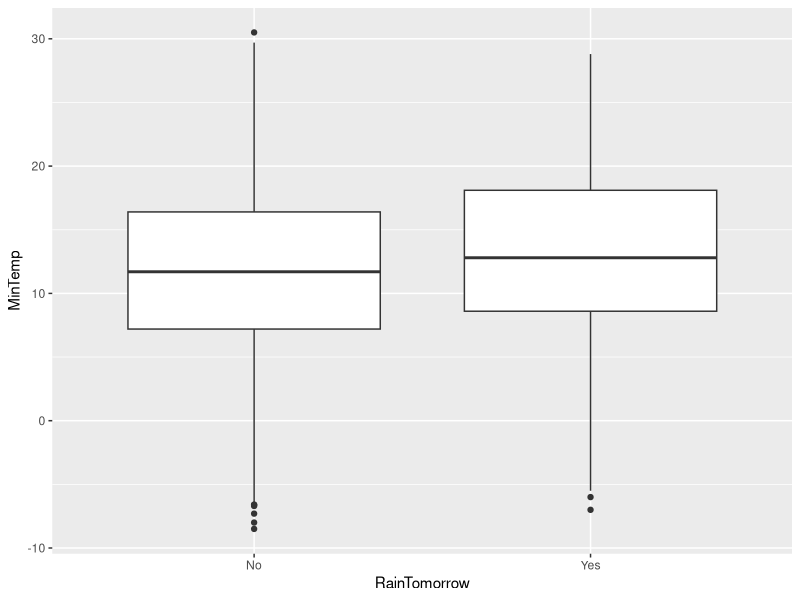
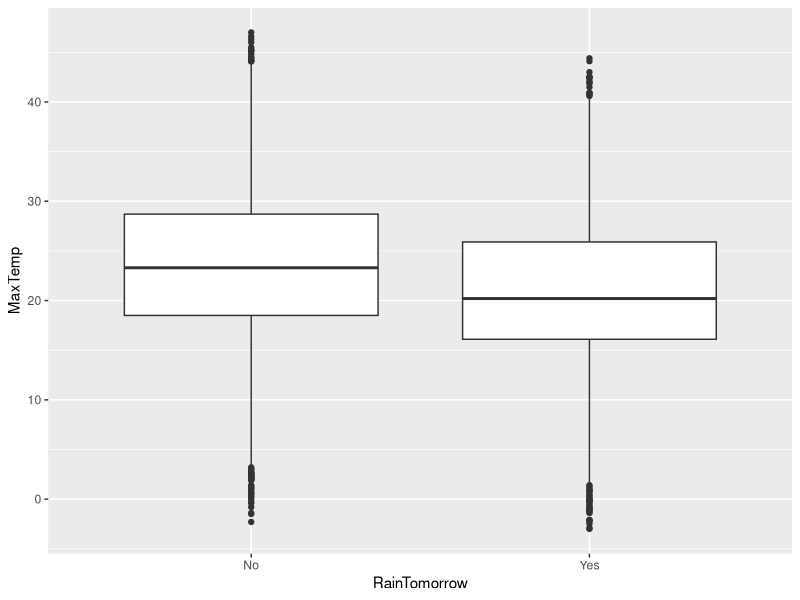
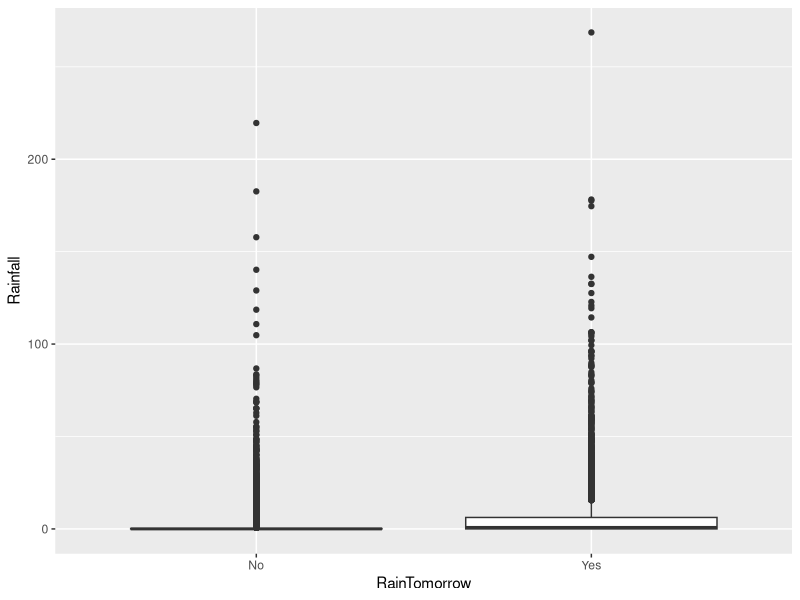
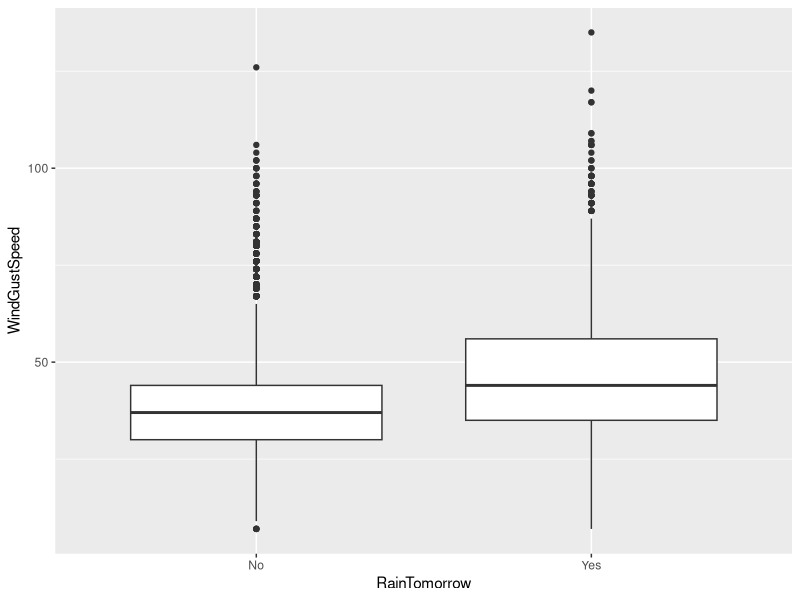
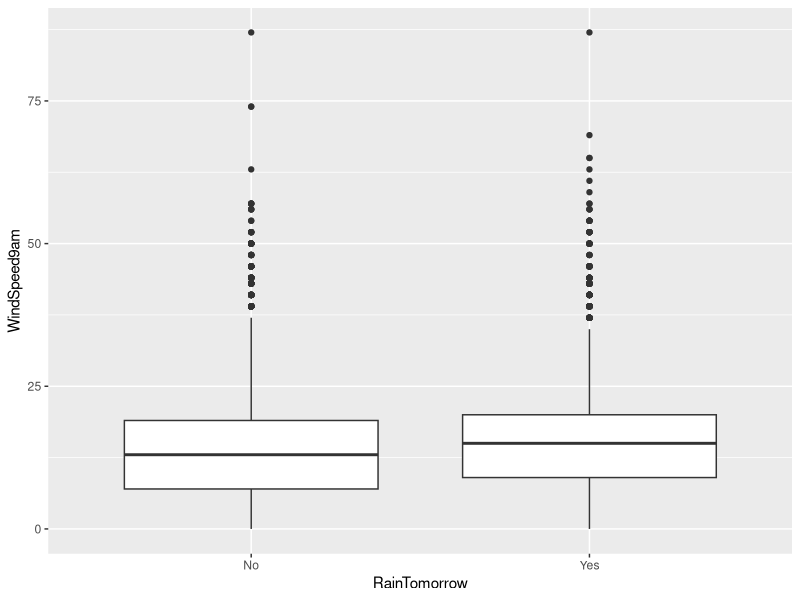
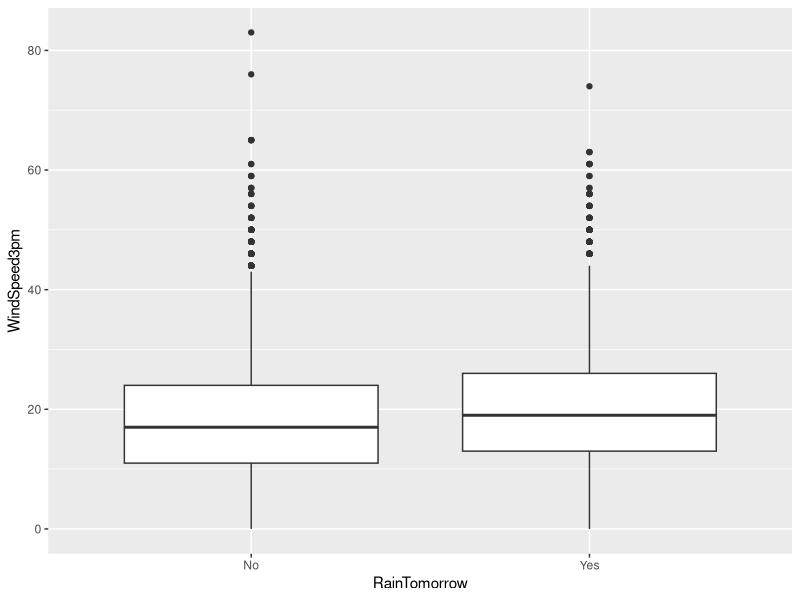
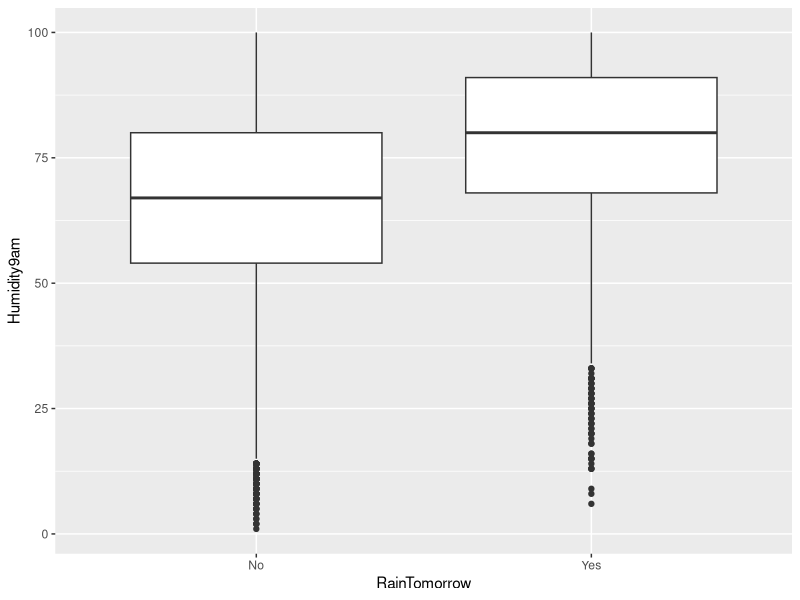
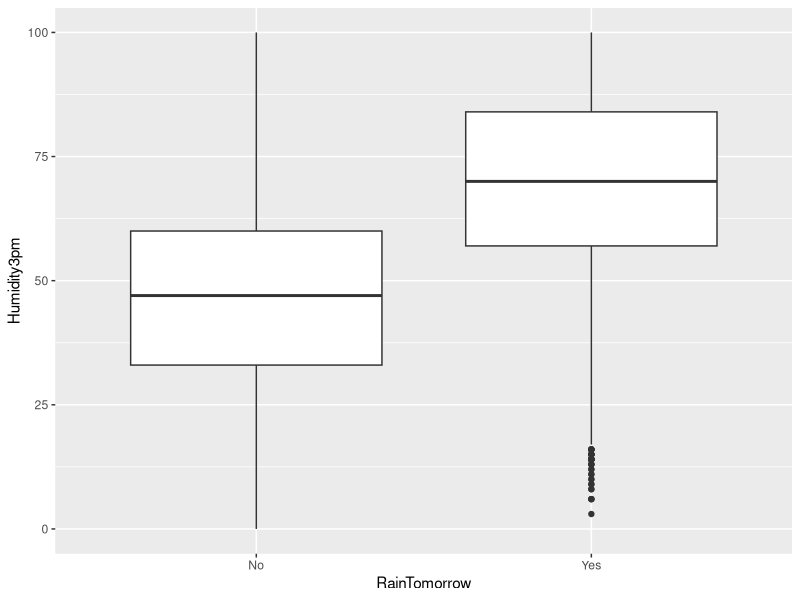

Write the R code that produced these figures, in order.
## ---- chunk 1
library(tidyverse)
library(VIM)
library(mice)
library(GGally)
library(ggplot2)
## ---- chunk 2
rain <- read_csv("rain.csv")
View(rain)

rain = rain %>% mutate(RainToday = as_factor(as.character(RainToday))) %>%
mutate(RainToday = fct_recode(RainToday,
"0" = "No",
"1" = "Yes"))

## ---- chunk 3
str(rain)
summary(rain)
## ---- chunk 4
ggplot(rain,aes(x=RainTomorrow,y=MinTemp)) + geom_boxplot()
## ---- chunk 5
ggplot(rain,aes(x=RainTomorrow, y= MaxTemp)) + geom_boxplot()
## ---- chunk 6
ggplot(rain,aes(x=RainTomorrow, y= Rainfall)) + geom_boxplot()
## ---- chunk 7
ggplot(rain,aes(x=RainTomorrow, y= WindGustSpeed)) + geom_boxplot()
## ---- chunk 8
ggplot(rain,aes(x=RainTomorrow, y= WindSpeed9am)) + geom_boxplot()
## ---- chunk 9
ggplot(rain,aes(x=RainTomorrow, y= WindSpeed3pm)) + geom_boxplot()
## ---- chunk 10
ggplot(rain,aes(x=RainTomorrow, y= Humidity9am)) + geom_boxplot()
## ---- chunk 11
ggplot(rain,aes(x=RainTomorrow, y= Humidity3pm)) + geom_boxplot()
## ---- chunk 12
ggplot(rain,aes(x=RainTomorrow, y= Pressure9am)) + geom_boxplot()
## ---- chunk 13
ggplot(rain,aes(x=RainTomorrow, y= Pressure3pm)) + geom_boxplot()
## ---- chunk 14
ggplot(rain,aes(x=RainTomorrow, y= Cloud9am)) + geom_boxplot()
## ---- chunk 15
ggplot(rain,aes(x=RainTomorrow, y= Cloud3pm)) + geom_boxplot()
## ---- chunk 16
ggplot(rain,aes(x=RainTomorrow, y= Temp9am)) + geom_boxplot()
## ---- chunk 17
ggplot(rain,aes(x=RainTomorrow, y= Temp3pm)) + geom_boxplot()
## ---- chunk 18
ggcorr(rain, label = TRUE)
## ---- chunk 19
vim_plot = aggr(rain, numbers = TRUE, prop = c(TRUE, FALSE),cex.axis=.7)
#the cex.axis reduces size of text on x-axis so labels fit better
## ---- chunk 20
rain = rain %>% select(-Cloud9am, -Cloud3pm) 
vim_plot = aggr(rain, numbers = TRUE, prop = c(TRUE, FALSE),cex.axis=.7)
## ---- chunk 21
#select only variables relevant to our analysis
rain = rain %>% select(c("RainTomorrow","MinTemp","MaxTemp","Humidity9am","Humidity3pm","WindGustSpeed","Temp3pm"))

vim_plot = aggr(rain, numbers = TRUE, prop = c(TRUE, FALSE),cex.axis=.7)

imp_WindGustSpeed = mice(rain, m=1, method='pmm', printFlag=FALSE)
summary(imp_WindGustSpeed)
## ---- chunk 22
densityplot(imp_WindGustSpeed, ~WindGustSpeed)
## ---- chunk 23
rain_complete = complete(imp_WindGustSpeed) 
summary(rain_complete)
